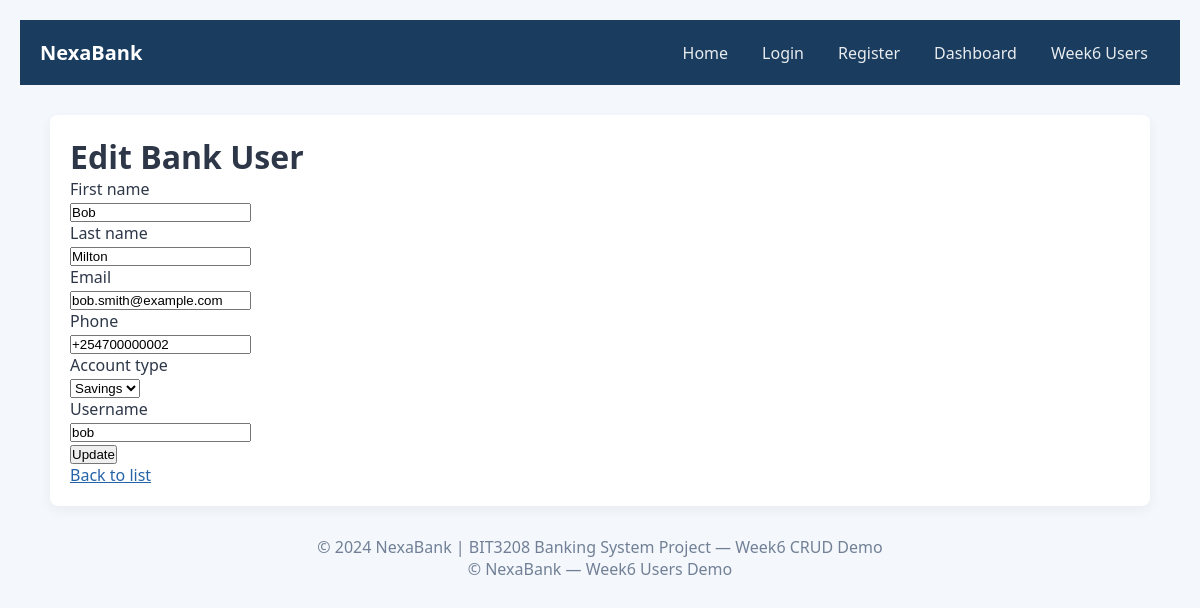
Page /edit.php?id=2 on the committed database.
### tables this page shows
CREATE TABLE IF NOT EXISTS `users` (
    id             INT PRIMARY KEY AUTO_INCREMENT,
    first_name     VARCHAR(100)   NOT NULL,
    last_name      VARCHAR(100)   NOT NULL,
    email          VARCHAR(150)   NOT NULL UNIQUE,
    phone          VARCHAR(20),
    account_type   ENUM('savings','current','fixed') DEFAULT 'savings',
    username       VARCHAR(100)   NOT NULL UNIQUE,
    password       VARCHAR(255)   NOT NULL,
    account_number VARCHAR(30)    NOT NULL UNIQUE,
    balance        DECIMAL(15,2)  DEFAULT 0.00,
    status         ENUM('active','suspended','closed') DEFAULT 'active',
    created_at     TIMESTAMP      DEFAULT CURRENT_TIMESTAMP,
    updated_at     TIMESTAMP      DEFAULT CURRENT_TIMESTAMP ON UPDATE CURRENT_TIMESTAMP
);

### edit.php (the view, shortened to what this page needs)
<?php
require_once __DIR__ . '/includes/db.php';
$id = (int)$_GET['id'];
if (get_class($conn) === 'mysqli' || (class_exists('mysqli') && $conn instanceof mysqli)) {
    $stmt = $conn->prepare("SELECT id, first_name, last_name, email, phone, account_type, username FROM users WHERE id = ? LIMIT 1");
    $stmt->bind_param('i', $id);
    $stmt->execute();
    $result = $stmt->get_result();
    $student = $result->fetch_assoc();
} else {
    $stmt = $conn->prepare("SELECT id, first_name, last_name, email, phone, account_type, username FROM users WHERE id = ? LIMIT 1");
    $stmt->execute([$id]);
    $student = $stmt->fetch(PDO::FETCH_ASSOC);
}
?>
<?php require_once __DIR__ . '/includes/header.php'; ?>
<main>
  <h1>Edit Bank User</h1>
  <form method="post" action="edit.php">
    <label>First name<br><input type="text" name="first_name" value="<?php echo htmlspecialchars($student['first_name']); ?>" required></label><br>
    <label>Last name<br><input type="text" name="last_name" value="<?php echo htmlspecialchars($student['last_name']); ?>" required></label><br>
    <label>Email<br><input type="email" name="email" value="<?php echo htmlspecialchars($student['email']); ?>" required></label><br>
    <label>Phone<br><input type="text" name="phone" value="<?php echo htmlspecialchars($student['phone'] ?? ''); ?>"></label><br>
    <label>Account type<br>
      <select name="account_type">
        <option value="savings" <?php echo ($student['account_type']=='savings')?'selected':''; ?>>Savings</option>
      </select>
    </label><br>
    <label>Username<br><input type="text" name="username" value="<?php echo htmlspecialchars($student['username']); ?>" required></label><br>
    <button type="submit">Update</button>
  </form>
  <p><a href="index.php">Back to list</a></p>
</main>
<?php require_once __DIR__ . '/includes/footer.php'; ?>

### css/style.css (style rules this page uses)
* { box-sizing: border-box; margin: 0; padding: 0; }
body { font-family: 'Segoe UI', Tahoma, Geneva, Verdana, sans-serif; background: #f4f7fb; color: #2d3748; padding: 20px; }
main { max-width:1100px; margin: 30px auto; background:#fff; padding:20px; border-radius:8px; box-shadow:0 4px 12px rgba(0,0,0,0.05); }
a { color: #2563a8; }

### rows in the picture
users: first_name "Bob", last_name "Milton", email "bob.smith@example.com", phone "+254700000002", account_type "Savings", username "bob"
